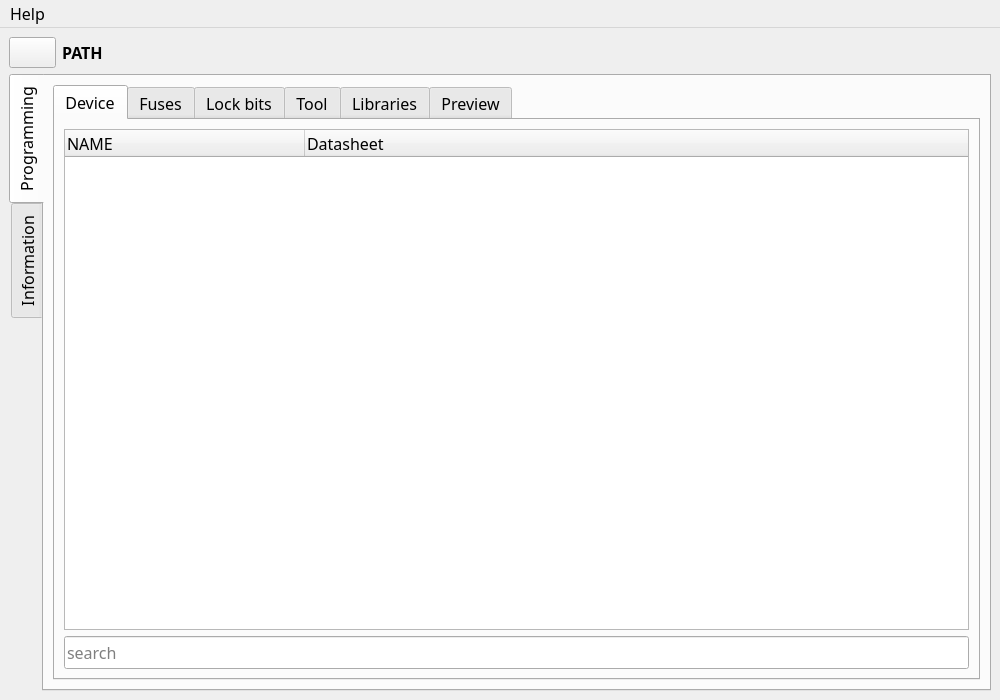
<?xml version="1.0" encoding="UTF-8"?>
<ui version="4.0">
 <class>mainWindow</class>
 <widget class="QMainWindow" name="mainWindow">
  <property name="enabled">
   <bool>true</bool>
  </property>
  <property name="geometry">
   <rect>
    <x>0</x>
    <y>0</y>
    <width>1000</width>
    <height>700</height>
   </rect>
  </property>
  <property name="sizePolicy">
   <sizepolicy hsizetype="Expanding" vsizetype="Expanding">
    <horstretch>1</horstretch>
    <verstretch>1</verstretch>
   </sizepolicy>
  </property>
  <property name="minimumSize">
   <size>
    <width>500</width>
    <height>500</height>
   </size>
  </property>
  <property name="maximumSize">
   <size>
    <width>16777215</width>
    <height>16777215</height>
   </size>
  </property>
  <property name="font">
   <font>
    <family>Pretendard</family>
    <pointsize>12</pointsize>
   </font>
  </property>
  <property name="windowTitle">
   <string>AVR Makefile Util</string>
  </property>
  <property name="windowIcon">
   <iconset>
    <normaloff>../../../../../../../../../../../../.designer/backup/img/ADU.svg</normaloff>../../../../../../../../../../../../.designer/backup/img/ADU.svg</iconset>
  </property>
  <property name="tabShape">
   <enum>QTabWidget::Rounded</enum>
  </property>
  <widget class="QWidget" name="centralwidget">
   <property name="sizePolicy">
    <sizepolicy hsizetype="Expanding" vsizetype="Expanding">
     <horstretch>1</horstretch>
     <verstretch>1</verstretch>
    </sizepolicy>
   </property>
   <property name="minimumSize">
    <size>
     <width>400</width>
     <height>400</height>
    </size>
   </property>
   <layout class="QGridLayout" name="gridLayout_3">
    <item row="12" column="0">
     <layout class="QGridLayout" name="mainGrid">
      <item row="1" column="1">
       <widget class="QLabel" name="label_Directory">
        <property name="sizePolicy">
         <sizepolicy hsizetype="Expanding" vsizetype="Expanding">
          <horstretch>20</horstretch>
          <verstretch>1</verstretch>
         </sizepolicy>
        </property>
        <property name="font">
         <font>
          <family>Pretendard</family>
          <pointsize>12</pointsize>
          <weight>75</weight>
          <bold>true</bold>
         </font>
        </property>
        <property name="text">
         <string>PATH</string>
        </property>
       </widget>
      </item>
      <item row="1" column="0">
       <widget class="QPushButton" name="PB_SelectDirectory">
        <property name="sizePolicy">
         <sizepolicy hsizetype="Expanding" vsizetype="Expanding">
          <horstretch>1</horstretch>
          <verstretch>1</verstretch>
         </sizepolicy>
        </property>
        <property name="toolTip">
         <string>&lt;html&gt;&lt;head/&gt;&lt;body&gt;&lt;p&gt;Select the directory where you want to create the Makefile.&lt;/p&gt;&lt;p align=&quot;justify&quot;&gt;(Ctrl+D)&lt;/p&gt;&lt;/body&gt;&lt;/html&gt;</string>
        </property>
        <property name="text">
         <string/>
        </property>
        <property name="icon">
         <iconset>
          <normaloff>../../../../../../../../../../../../.designer/backup/img/document-open-symbolic.svg</normaloff>../../../../../../../../../../../../.designer/backup/img/document-open-symbolic.svg</iconset>
        </property>
        <property name="iconSize">
         <size>
          <width>20</width>
          <height>20</height>
         </size>
        </property>
        <property name="shortcut">
         <string>Ctrl+D</string>
        </property>
       </widget>
      </item>
      <item row="2" column="0" colspan="2">
       <widget class="QTabWidget" name="MainTab">
        <property name="sizePolicy">
         <sizepolicy hsizetype="Expanding" vsizetype="Expanding">
          <horstretch>1</horstretch>
          <verstretch>20</verstretch>
         </sizepolicy>
        </property>
        <property name="tabPosition">
         <enum>QTabWidget::West</enum>
        </property>
        <property name="currentIndex">
         <number>0</number>
        </property>
        <property name="elideMode">
         <enum>Qt::ElideNone</enum>
        </property>
        <widget class="QWidget" name="ProgrammingTab">
         <attribute name="title">
          <string>Programming</string>
         </attribute>
         <layout class="QGridLayout" name="gridLayout_8">
          <item row="0" column="0">
           <widget class="QTabWidget" name="Programming">
            <property name="sizePolicy">
             <sizepolicy hsizetype="Expanding" vsizetype="Expanding">
              <horstretch>0</horstretch>
              <verstretch>0</verstretch>
             </sizepolicy>
            </property>
            <property name="font">
             <font>
              <family>Pretendard</family>
              <pointsize>12</pointsize>
              <weight>50</weight>
              <bold>false</bold>
             </font>
            </property>
            <property name="cursor">
             <cursorShape>ArrowCursor</cursorShape>
            </property>
            <property name="tabPosition">
             <enum>QTabWidget::North</enum>
            </property>
            <property name="currentIndex">
             <number>0</number>
            </property>
            <property name="elideMode">
             <enum>Qt::ElideNone</enum>
            </property>
            <widget class="QWidget" name="TAB_Avr">
             <property name="autoFillBackground">
              <bool>false</bool>
             </property>
             <attribute name="title">
              <string>Device</string>
             </attribute>
             <layout class="QGridLayout" name="gridLayout_2">
              <item row="0" column="0">
               <widget class="QTreeWidget" name="TW_DeviceList">
                <property name="sizePolicy">
                 <sizepolicy hsizetype="Expanding" vsizetype="Expanding">
                  <horstretch>1</horstretch>
                  <verstretch>15</verstretch>
                 </sizepolicy>
                </property>
                <property name="font">
                 <font>
                  <family>Pretendard</family>
                  <pointsize>12</pointsize>
                 </font>
                </property>
                <property name="autoScroll">
                 <bool>false</bool>
                </property>
                <property name="autoExpandDelay">
                 <number>0</number>
                </property>
                <property name="headerHidden">
                 <bool>false</bool>
                </property>
                <attribute name="headerCascadingSectionResizes">
                 <bool>true</bool>
                </attribute>
                <attribute name="headerDefaultSectionSize">
                 <number>240</number>
                </attribute>
                <attribute name="headerHighlightSections">
                 <bool>false</bool>
                </attribute>
                <attribute name="headerMinimumSectionSize">
                 <number>240</number>
                </attribute>
                <attribute name="headerStretchLastSection">
                 <bool>true</bool>
                </attribute>
                <column>
                 <property name="text">
                  <string>NAME</string>
                 </property>
                </column>
                <column>
                 <property name="text">
                  <string>Datasheet</string>
                 </property>
                </column>
               </widget>
              </item>
              <item row="3" column="0">
               <widget class="QLineEdit" name="LE_DeviceSearch">
                <property name="sizePolicy">
                 <sizepolicy hsizetype="Expanding" vsizetype="Expanding">
                  <horstretch>1</horstretch>
                  <verstretch>1</verstretch>
                 </sizepolicy>
                </property>
                <property name="acceptDrops">
                 <bool>false</bool>
                </property>
                <property name="inputMethodHints">
                 <set>Qt::ImhNone</set>
                </property>
                <property name="text">
                 <string/>
                </property>
                <property name="maxLength">
                 <number>32767</number>
                </property>
                <property name="cursorPosition">
                 <number>0</number>
                </property>
                <property name="placeholderText">
                 <string>search</string>
                </property>
                <property name="clearButtonEnabled">
                 <bool>true</bool>
                </property>
               </widget>
              </item>
             </layout>
            </widget>
            <widget class="QWidget" name="TAB_Fuse">
             <attribute name="title">
              <string comment="List">Fuses</string>
             </attribute>
            </widget>
            <widget class="QWidget" name="TAB_Lockbits">
             <attribute name="title">
              <string>Lock bits</string>
             </attribute>
            </widget>
            <widget class="QWidget" name="TAB_Tool">
             <property name="sizePolicy">
              <sizepolicy hsizetype="Expanding" vsizetype="Expanding">
               <horstretch>1</horstretch>
               <verstretch>19</verstretch>
              </sizepolicy>
             </property>
             <attribute name="title">
              <string>Tool</string>
             </attribute>
             <layout class="QGridLayout" name="gridLayout_6">
              <item row="0" column="0">
               <layout class="QGridLayout" name="gridLayout">
                <item row="8" column="0">
                 <widget class="QLineEdit" name="LE_ToolSelect">
                  <property name="sizePolicy">
                   <sizepolicy hsizetype="Expanding" vsizetype="Expanding">
                    <horstretch>13</horstretch>
                    <verstretch>1</verstretch>
                   </sizepolicy>
                  </property>
                 </widget>
                </item>
                <item row="0" column="2">
                 <widget class="QLabel" name="LB_Device">
                  <property name="sizePolicy">
                   <sizepolicy hsizetype="Expanding" vsizetype="Expanding">
                    <horstretch>2</horstretch>
                    <verstretch>1</verstretch>
                   </sizepolicy>
                  </property>
                  <property name="font">
                   <font>
                    <pointsize>12</pointsize>
                    <weight>50</weight>
                    <bold>false</bold>
                   </font>
                  </property>
                  <property name="text">
                   <string>Device</string>
                  </property>
                 </widget>
                </item>
                <item row="8" column="1">
                 <widget class="QPushButton" name="PB_ToolDelConfigure">
                  <property name="sizePolicy">
                   <sizepolicy hsizetype="Expanding" vsizetype="Expanding">
                    <horstretch>1</horstretch>
                    <verstretch>2</verstretch>
                   </sizepolicy>
                  </property>
                  <property name="text">
                   <string>&amp;Delete</string>
                  </property>
                 </widget>
                </item>
                <item row="0" column="0" rowspan="8" colspan="2">
                 <widget class="QListWidget" name="LW_ToolConfigureList">
                  <property name="sizePolicy">
                   <sizepolicy hsizetype="Expanding" vsizetype="Expanding">
                    <horstretch>5</horstretch>
                    <verstretch>3</verstretch>
                   </sizepolicy>
                  </property>
                 </widget>
                </item>
                <item row="8" column="3" colspan="2">
                 <widget class="QPushButton" name="PB_ToolAddConfigure">
                  <property name="sizePolicy">
                   <sizepolicy hsizetype="Preferred" vsizetype="Preferred">
                    <horstretch>0</horstretch>
                    <verstretch>0</verstretch>
                   </sizepolicy>
                  </property>
                  <property name="text">
                   <string>&amp;Add Configure</string>
                  </property>
                 </widget>
                </item>
                <item row="0" column="4">
                 <widget class="QLabel" name="LB_DeviceSelected">
                  <property name="sizePolicy">
                   <sizepolicy hsizetype="Expanding" vsizetype="Expanding">
                    <horstretch>5</horstretch>
                    <verstretch>1</verstretch>
                   </sizepolicy>
                  </property>
                  <property name="minimumSize">
                   <size>
                    <width>30</width>
                    <height>0</height>
                   </size>
                  </property>
                  <property name="font">
                   <font>
                    <pointsize>12</pointsize>
                    <weight>50</weight>
                    <bold>false</bold>
                   </font>
                  </property>
                  <property name="text">
                   <string>None</string>
                  </property>
                 </widget>
                </item>
                <item row="3" column="4">
                 <widget class="QComboBox" name="CB_ToolBR">
                  <property name="sizePolicy">
                   <sizepolicy hsizetype="Expanding" vsizetype="Expanding">
                    <horstretch>5</horstretch>
                    <verstretch>1</verstretch>
                   </sizepolicy>
                  </property>
                  <property name="editable">
                   <bool>true</bool>
                  </property>
                  <property name="currentText">
                   <string>115200</string>
                  </property>
                  <property name="currentIndex">
                   <number>9</number>
                  </property>
                  <item>
                   <property name="text">
                    <string>300</string>
                   </property>
                  </item>
                  <item>
                   <property name="text">
                    <string>1200</string>
                   </property>
                  </item>
                  <item>
                   <property name="text">
                    <string>2400</string>
                   </property>
                  </item>
                  <item>
                   <property name="text">
                    <string>4800</string>
                   </property>
                  </item>
                  <item>
                   <property name="text">
                    <string>9600</string>
                   </property>
                  </item>
                  <item>
                   <property name="text">
                    <string>19200</string>
                   </property>
                  </item>
                  <item>
                   <property name="text">
                    <string>38400</string>
                   </property>
                  </item>
                  <item>
                   <property name="text">
                    <string>57600</string>
                   </property>
                  </item>
                  <item>
                   <property name="text">
                    <string>74880</string>
                   </property>
                  </item>
                  <item>
                   <property name="text">
                    <string>115200</string>
                   </property>
                  </item>
                  <item>
                   <property name="text">
                    <string>230400</string>
                   </property>
                  </item>
                 </widget>
                </item>
                <item row="3" column="2">
                 <widget class="QLabel" name="LB_ToolBaudRate">
                  <property name="sizePolicy">
                   <sizepolicy hsizetype="Expanding" vsizetype="Expanding">
                    <horstretch>2</horstretch>
                    <verstretch>1</verstretch>
                   </sizepolicy>
                  </property>
                  <property name="font">
                   <font>
                    <pointsize>12</pointsize>
                    <weight>50</weight>
                    <bold>false</bold>
                   </font>
                  </property>
                  <property name="text">
                   <string>Baud Rate</string>
                  </property>
                 </widget>
                </item>
                <item row="2" column="3">
                 <widget class="QPushButton" name="PB_ToolPortReload">
                  <property name="sizePolicy">
                   <sizepolicy hsizetype="Expanding" vsizetype="Expanding">
                    <horstretch>1</horstretch>
                    <verstretch>1</verstretch>
                   </sizepolicy>
                  </property>
                  <property name="toolTip">
                   <string>&lt;html&gt;&lt;head/&gt;&lt;body&gt;&lt;p align=&quot;justify&quot;&gt;reload port data. &lt;/p&gt;&lt;p align=&quot;justify&quot;&gt;It can load '/dev/tty*' and '/dev/ACM*' ports that are conneced.&lt;/p&gt;&lt;p align=&quot;justify&quot;&gt;If you need other ports, You can write maunally.&lt;/p&gt;&lt;/body&gt;&lt;/html&gt;</string>
                  </property>
                  <property name="text">
                   <string/>
                  </property>
                  <property name="icon">
                   <iconset>
                    <normaloff>../../../../../../../../../../../../.designer/backup/img/view-refresh-symbolic.svg</normaloff>../../../../../../../../../../../../.designer/backup/img/view-refresh-symbolic.svg</iconset>
                  </property>
                  <property name="iconSize">
                   <size>
                    <width>20</width>
                    <height>20</height>
                   </size>
                  </property>
                 </widget>
                </item>
                <item row="2" column="4">
                 <widget class="QComboBox" name="CB_ToolPort">
                  <property name="sizePolicy">
                   <sizepolicy hsizetype="Expanding" vsizetype="Expanding">
                    <horstretch>5</horstretch>
                    <verstretch>1</verstretch>
                   </sizepolicy>
                  </property>
                  <property name="editable">
                   <bool>true</bool>
                  </property>
                 </widget>
                </item>
                <item row="2" column="2">
                 <widget class="QLabel" name="LB_ToolPort">
                  <property name="sizePolicy">
                   <sizepolicy hsizetype="Expanding" vsizetype="Expanding">
                    <horstretch>2</horstretch>
                    <verstretch>1</verstretch>
                   </sizepolicy>
                  </property>
                  <property name="font">
                   <font>
                    <pointsize>12</pointsize>
                    <weight>50</weight>
                    <bold>false</bold>
                   </font>
                  </property>
                  <property name="text">
                   <string>Port</string>
                  </property>
                 </widget>
                </item>
                <item row="1" column="2">
                 <widget class="QLabel" name="LB_ToolModel">
                  <property name="sizePolicy">
                   <sizepolicy hsizetype="Expanding" vsizetype="Expanding">
                    <horstretch>2</horstretch>
                    <verstretch>1</verstretch>
                   </sizepolicy>
                  </property>
                  <property name="font">
                   <font>
                    <pointsize>12</pointsize>
                    <weight>50</weight>
                    <bold>false</bold>
                   </font>
                  </property>
                  <property name="text">
                   <string>Tool</string>
                  </property>
                 </widget>
                </item>
                <item row="5" column="2">
                 <spacer name="verticalSpacer_3">
                  <property name="orientation">
                   <enum>Qt::Vertical</enum>
                  </property>
                  <property name="sizeHint" stdset="0">
                   <size>
                    <width>20</width>
                    <height>40</height>
                   </size>
                  </property>
                 </spacer>
                </item>
                <item row="4" column="2">
                 <spacer name="verticalSpacer_13">
                  <property name="orientation">
                   <enum>Qt::Vertical</enum>
                  </property>
                  <property name="sizeHint" stdset="0">
                   <size>
                    <width>20</width>
                    <height>40</height>
                   </size>
                  </property>
                 </spacer>
                </item>
                <item row="6" column="2">
                 <spacer name="verticalSpacer">
                  <property name="orientation">
                   <enum>Qt::Vertical</enum>
                  </property>
                  <property name="sizeHint" stdset="0">
                   <size>
                    <width>20</width>
                    <height>40</height>
                   </size>
                  </property>
                 </spacer>
                </item>
                <item row="7" column="2">
                 <spacer name="verticalSpacer_2">
                  <property name="orientation">
                   <enum>Qt::Vertical</enum>
                  </property>
                  <property name="sizeHint" stdset="0">
                   <size>
                    <width>20</width>
                    <height>40</height>
                   </size>
                  </property>
                 </spacer>
                </item>
                <item row="1" column="3">
                 <widget class="QPushButton" name="PB_ToolModelMore">
                  <property name="sizePolicy">
                   <sizepolicy hsizetype="Expanding" vsizetype="Expanding">
                    <horstretch>1</horstretch>
                    <verstretch>1</verstretch>
                   </sizepolicy>
                  </property>
                  <property name="text">
                   <string/>
                  </property>
                 </widget>
                </item>
                <item row="1" column="4">
                 <widget class="QComboBox" name="CB_ToolModel">
                  <property name="sizePolicy">
                   <sizepolicy hsizetype="Expanding" vsizetype="Expanding">
                    <horstretch>5</horstretch>
                    <verstretch>1</verstretch>
                   </sizepolicy>
                  </property>
                  <property name="editable">
                   <bool>false</bool>
                  </property>
                  <property name="currentText">
                   <string/>
                  </property>
                 </widget>
                </item>
                <item row="4" column="4">
                 <widget class="QComboBox" name="CB_ToolModelCode">
                  <property name="enabled">
                   <bool>true</bool>
                  </property>
                  <property name="sizePolicy">
                   <sizepolicy hsizetype="Fixed" vsizetype="Fixed">
                    <horstretch>0</horstretch>
                    <verstretch>0</verstretch>
                   </sizepolicy>
                  </property>
                  <property name="frame">
                   <bool>true</bool>
                  </property>
                 </widget>
                </item>
               </layout>
              </item>
             </layout>
            </widget>
            <widget class="QWidget" name="TAB_Library">
             <property name="sizePolicy">
              <sizepolicy hsizetype="Expanding" vsizetype="Expanding">
               <horstretch>1</horstretch>
               <verstretch>19</verstretch>
              </sizepolicy>
             </property>
             <attribute name="title">
              <string>Libraries</string>
             </attribute>
             <layout class="QGridLayout" name="gridLayout_5">
              <item row="1" column="1">
               <layout class="QGridLayout" name="LibraryGrid">
                <property name="horizontalSpacing">
                 <number>6</number>
                </property>
                <item row="2" column="3" rowspan="2">
                 <widget class="QListWidget" name="LW_DefaultLibrary">
                  <property name="sizePolicy">
                   <sizepolicy hsizetype="Expanding" vsizetype="Expanding">
                    <horstretch>6</horstretch>
                    <verstretch>1</verstretch>
                   </sizepolicy>
                  </property>
                  <item>
                   <property name="text">
                    <string>UART</string>
                   </property>
                   <property name="checkState">
                    <enum>Unchecked</enum>
                   </property>
                  </item>
                 </widget>
                </item>
                <item row="3" column="0" colspan="2">
                 <widget class="QLineEdit" name="LE_LibrarySelect">
                  <property name="sizePolicy">
                   <sizepolicy hsizetype="Expanding" vsizetype="Expanding">
                    <horstretch>8</horstretch>
                    <verstretch>1</verstretch>
                   </sizepolicy>
                  </property>
                 </widget>
                </item>
                <item row="3" column="2">
                 <widget class="QPushButton" name="PB_LibraryDelete">
                  <property name="sizePolicy">
                   <sizepolicy hsizetype="Expanding" vsizetype="Expanding">
                    <horstretch>1</horstretch>
                    <verstretch>1</verstretch>
                   </sizepolicy>
                  </property>
                  <property name="font">
                   <font>
                    <weight>50</weight>
                    <bold>false</bold>
                   </font>
                  </property>
                  <property name="text">
                   <string>&amp;Delete</string>
                  </property>
                 </widget>
                </item>
                <item row="2" column="0" colspan="3">
                 <widget class="QListWidget" name="LW_LibraryIncludeList">
                  <property name="sizePolicy">
                   <sizepolicy hsizetype="Expanding" vsizetype="Expanding">
                    <horstretch>1</horstretch>
                    <verstretch>12</verstretch>
                   </sizepolicy>
                  </property>
                 </widget>
                </item>
                <item row="0" column="0">
                 <widget class="QPushButton" name="PB_LibraryAdd">
                  <property name="sizePolicy">
                   <sizepolicy hsizetype="Expanding" vsizetype="Expanding">
                    <horstretch>1</horstretch>
                    <verstretch>1</verstretch>
                   </sizepolicy>
                  </property>
                  <property name="text">
                   <string>&amp;Add Library</string>
                  </property>
                 </widget>
                </item>
               </layout>
              </item>
             </layout>
            </widget>
            <widget class="QWidget" name="TAB_Preview">
             <attribute name="title">
              <string>Preview</string>
             </attribute>
             <layout class="QGridLayout" name="gridLayout_7">
              <item row="0" column="0">
               <layout class="QGridLayout" name="PreviewLayout">
                <item row="1" column="0" rowspan="9">
                 <widget class="QTextEdit" name="TE_Preview">
                  <property name="sizePolicy">
                   <sizepolicy hsizetype="Expanding" vsizetype="Expanding">
                    <horstretch>8</horstretch>
                    <verstretch>1</verstretch>
                   </sizepolicy>
                  </property>
                 </widget>
                </item>
                <item row="1" column="1">
                 <widget class="QPushButton" name="PB_PreviewLoadConfigure">
                  <property name="sizePolicy">
                   <sizepolicy hsizetype="Expanding" vsizetype="Expanding">
                    <horstretch>1</horstretch>
                    <verstretch>1</verstretch>
                   </sizepolicy>
                  </property>
                  <property name="text">
                   <string/>
                  </property>
                 </widget>
                </item>
                <item row="3" column="1">
                 <widget class="QPushButton" name="PB_PreviewMakeFile">
                  <property name="sizePolicy">
                   <sizepolicy hsizetype="Expanding" vsizetype="Minimum">
                    <horstretch>1</horstretch>
                    <verstretch>1</verstretch>
                   </sizepolicy>
                  </property>
                  <property name="text">
                   <string>&amp;Make</string>
                  </property>
                 </widget>
                </item>
                <item row="6" column="1">
                 <spacer name="vs4">
                  <property name="orientation">
                   <enum>Qt::Vertical</enum>
                  </property>
                  <property name="sizeHint" stdset="0">
                   <size>
                    <width>20</width>
                    <height>40</height>
                   </size>
                  </property>
                 </spacer>
                </item>
                <item row="8" column="1">
                 <spacer name="vs2">
                  <property name="orientation">
                   <enum>Qt::Vertical</enum>
                  </property>
                  <property name="sizeHint" stdset="0">
                   <size>
                    <width>20</width>
                    <height>40</height>
                   </size>
                  </property>
                 </spacer>
                </item>
                <item row="9" column="1">
                 <spacer name="vs1">
                  <property name="orientation">
                   <enum>Qt::Vertical</enum>
                  </property>
                  <property name="sizeHint" stdset="0">
                   <size>
                    <width>20</width>
                    <height>40</height>
                   </size>
                  </property>
                 </spacer>
                </item>
                <item row="7" column="1">
                 <spacer name="vs3">
                  <property name="orientation">
                   <enum>Qt::Vertical</enum>
                  </property>
                  <property name="sizeHint" stdset="0">
                   <size>
                    <width>20</width>
                    <height>40</height>
                   </size>
                  </property>
                 </spacer>
                </item>
                <item row="5" column="1">
                 <spacer name="vs5">
                  <property name="orientation">
                   <enum>Qt::Vertical</enum>
                  </property>
                  <property name="sizeHint" stdset="0">
                   <size>
                    <width>20</width>
                    <height>40</height>
                   </size>
                  </property>
                 </spacer>
                </item>
                <item row="4" column="1">
                 <spacer name="vs6">
                  <property name="orientation">
                   <enum>Qt::Vertical</enum>
                  </property>
                  <property name="sizeHint" stdset="0">
                   <size>
                    <width>20</width>
                    <height>40</height>
                   </size>
                  </property>
                 </spacer>
                </item>
                <item row="2" column="1">
                 <spacer name="vs7">
                  <property name="orientation">
                   <enum>Qt::Vertical</enum>
                  </property>
                  <property name="sizeHint" stdset="0">
                   <size>
                    <width>20</width>
                    <height>40</height>
                   </size>
                  </property>
                 </spacer>
                </item>
               </layout>
              </item>
             </layout>
            </widget>
           </widget>
          </item>
         </layout>
        </widget>
        <widget class="QWidget" name="InformationTab">
         <attribute name="title">
          <string>Information</string>
         </attribute>
         <layout class="QGridLayout" name="gridLayout_9">
          <item row="0" column="0">
           <widget class="QTabWidget" name="Information">
            <property name="sizePolicy">
             <sizepolicy hsizetype="Expanding" vsizetype="Expanding">
              <horstretch>0</horstretch>
              <verstretch>0</verstretch>
             </sizepolicy>
            </property>
            <property name="currentIndex">
             <number>0</number>
            </property>
            <widget class="QWidget" name="TAB_DeviceInfo">
             <attribute name="title">
              <string>Device Info</string>
             </attribute>
            </widget>
            <widget class="QWidget" name="TAB_SerialMonitor">
             <attribute name="title">
              <string>Serial Monitor</string>
             </attribute>
            </widget>
           </widget>
          </item>
         </layout>
        </widget>
       </widget>
      </item>
     </layout>
    </item>
   </layout>
  </widget>
  <widget class="QMenuBar" name="menuBar">
   <property name="geometry">
    <rect>
     <x>0</x>
     <y>0</y>
     <width>1000</width>
     <height>24</height>
    </rect>
   </property>
   <widget class="QMenu" name="menuHelp">
    <property name="title">
     <string>Help</string>
    </property>
   </widget>
   <addaction name="menuHelp"/>
  </widget>
 </widget>
 <resources/>
 <connections/>
</ui>
